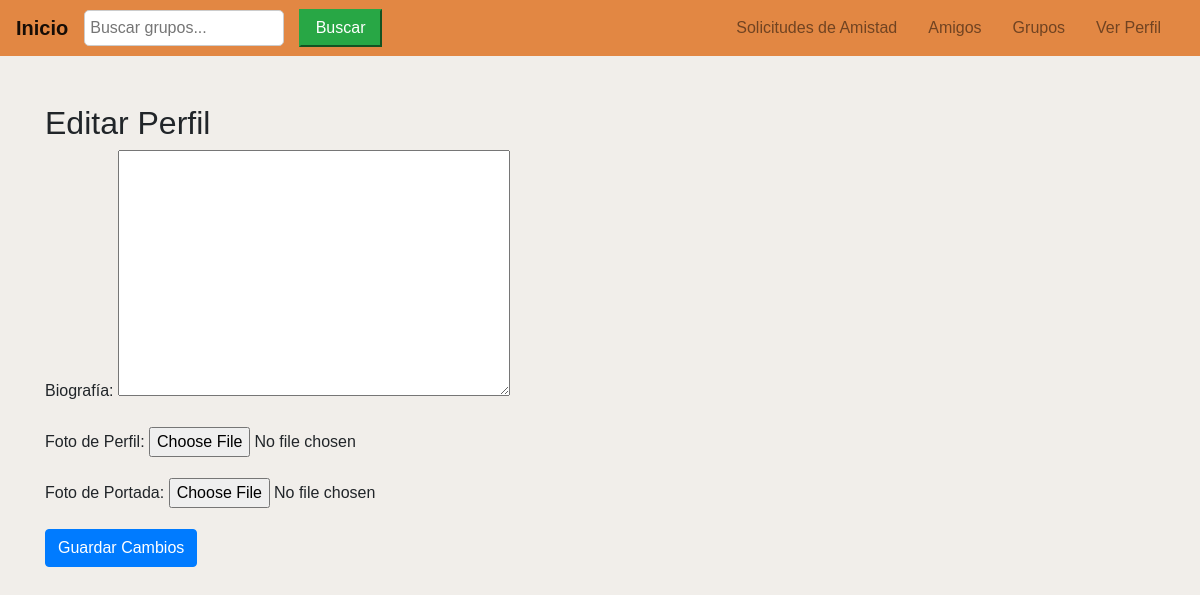
Page /inicio/perfil/editar/ (signed in) on the earlier database version.
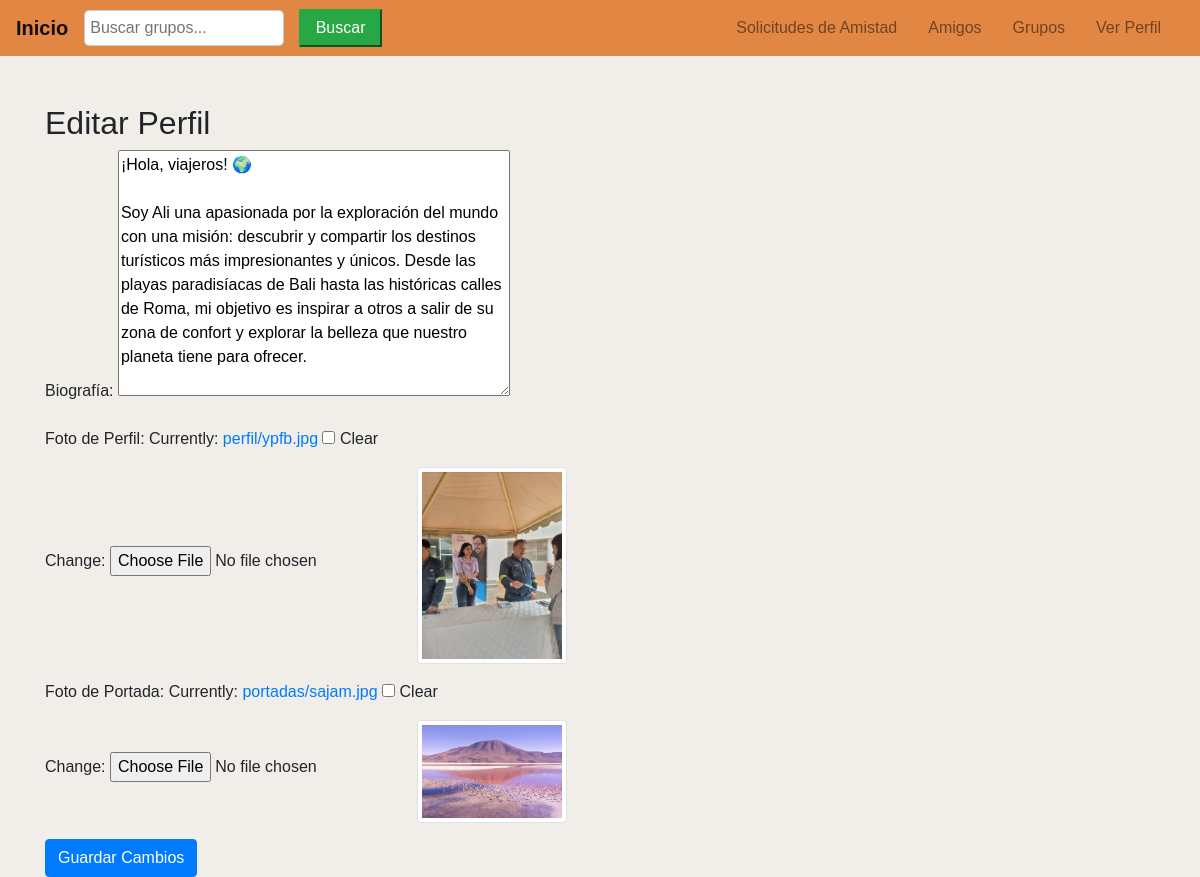
Same page on the later database version.
### inicio/models.py (models this page shows, shortened)
class PerfilUsuario(models.Model):
    usuario = models.OneToOneField(settings.AUTH_USER_MODEL, on_delete=models.CASCADE)
    amigos = models.ManyToManyField(settings.AUTH_USER_MODEL, related_name='amigos', blank=True)
    biografia = models.TextField(blank=True, null=True)
    foto_perfil = models.ImageField(upload_to='perfil/', blank=True, null=True)
    foto_portada = models.ImageField(upload_to='portadas/', blank=True, null=True)

### inicio/views.py (the view)
# urls.py: path('perfil/editar/', views.editar_perfil, name='editar_perfil'),
def editar_perfil(request):
    perfil = PerfilUsuario.objects.get(usuario=request.user)
    if request.method == 'POST':
        if 'confirmar' in request.POST:
            form = EditarPerfilForm(request.POST, request.FILES, instance=perfil)
            if form.is_valid():
                form.save()
                messages.success(request, 'Imagen subida con éxito.')
                return redirect('ver_perfil', usuario_id=request.user.id)
            else:
                messages.error(request, 'Hubo un error al intentar subir la imagen.')
                return redirect('editar_perfil')
        else:
            form = EditarPerfilForm(request.POST, request.FILES, instance=perfil)
            nueva_foto_perfil = request.FILES.get('foto_perfil')
            nueva_foto_portada = request.FILES.get('foto_portada')
            return render(request, 'perfil/confirmar_edicion.html', {
                'form': form,
                'nueva_foto_perfil': nueva_foto_perfil,
                'nueva_foto_portada': nueva_foto_portada
            })
    else:
        form = EditarPerfilForm(instance=perfil)
    return render(request, 'perfil/editar_perfil.html', {'form': form})

### inicio/forms.py
class EditarPerfilForm(forms.ModelForm):
    class Meta:
        model = PerfilUsuario
        fields = ['biografia', 'foto_perfil', 'foto_portada']

### inicio/templates/perfil/editar_perfil.html (shortened to what this page needs)
{% extends 'base.html' %}
{% load static %}
{% block content %}
<body>
    <div class="container mt-5">
        <h2>Editar Perfil</h2>
        <form method="post" enctype="multipart/form-data">
            <div class="form-group">
                <label for="id_biografia">Biografía:</label>
                {{ form.biografia }}
            </div>
            <div class="form-group">
                <label for="id_foto_perfil">Foto de Perfil:</label>
                {{ form.foto_perfil }}
                {% if form.foto_perfil.value %}
                    <img src="{{ form.foto_perfil.value.url }}" alt="Foto de Perfil Actual" class="img-thumbnail mt-2" style="max-width: 150px;">
                {% endif %}
            </div>
            <div class="form-group">
                <label for="id_foto_portada">Foto de Portada:</label>
                {{ form.foto_portada }}
                {% if form.foto_portada.value %}
                    <img src="{{ form.foto_portada.value.url }}" alt="Foto de Portada Actual" class="img-thumbnail mt-2" style="max-width: 150px;">
                {% endif %}
            </div>
            <button type="submit" name="confirmar" class="btn btn-primary">Guardar Cambios</button>
        </form>
    </div>
</body>
</html>
{% endblock %}

Differences in the rows shown:
changed PerfilUsuario: biografia (not shown) → "¡Hola, viajeros! 🌍 Soy Ali una apasionada por la exploración del mundo con una misión: descubrir y compartir los destinos turísticos más impresionantes y únicos. Desde las playas paradisíacas de Bali hasta las históricas calles de Roma, mi objetivo es inspirar a otros a salir de su zona de confort y explorar la belleza que nuestro planeta tiene para ofrecer."
Other differences:
form field foto_perfil: (not shown) → "☐"
form field foto_portada: (not shown) → "☐"
text now shown: "Currently: perfil/ypfb.jpg Clear Change: Currently: portadas/sajam.jpg Clear Change:"
